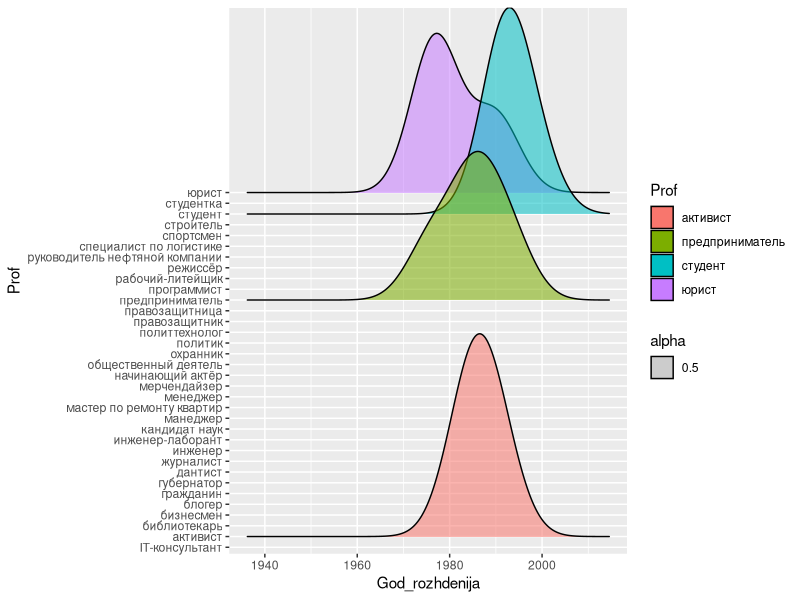

Recreate this plot in R. (Note: this script raises an error after producing the figure.)
library(tidyverse)
library(ggridges)
library(ggrepel)
setwd('/Users/aleksandranisimov/Documents/GitHub/dh-hackathon-2019-2020-abnormal_distribution')
poslednee_slovo = read.delim('poslednee_slovo_python_ver.tsv', sep = "\t")

poslednee_slovo <- poslednee_slovo %>%
  rename(God_rozhdenija = Год.рождения,
         Za_chto = За.что,
         Imya = Имя,
         Kogda = Когда,
         Kto = Кто,
         Statja = По.какой.статье,
         Prof = Профессия,
         Punishment = Что.получил) %>%
  filter(God_rozhdenija != "н") %>%
  mutate(God_rozhdenija = as.Date(God_rozhdenija, '%Y'))

poslednee_slovo %>%
  ggplot(aes(God_rozhdenija, Prof, fill = Prof)) +
  geom_density_ridges(aes(alpha = 0.5))

poslednee_slovo %>%
  distinct() %>%
  count(God_rozhdenija, Prof, Kogda, Statja, Imya) %>%
  filter(God_rozhdenija != "н") %>%
  ggplot(aes(God_rozhdenija,n, fill = Prof)) +
  geom_col() +
  labs(x = "Год Рождения",
       y = "",
       title = "Сколько раз задерживали людей того или иного года рождения")
